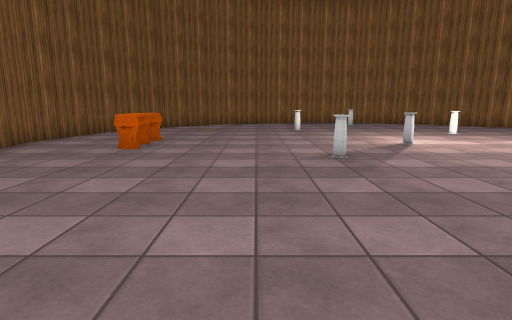
view 1 (above)

16 first-person views from a walk through a scene from a Unity 3-D project. The camera is 1.3 m above the floor, tilts 10° down and sees 80° across. The floor is counted in squares, 1 m on a side. Each view is taken from the middle of a square. On the plan, view 1 faces up. The plan holds only what a view shows up to about 14 squares ahead; the rest is blank. The place goes on beyond the plan. Some surface patterns are stand-ins.

view 2
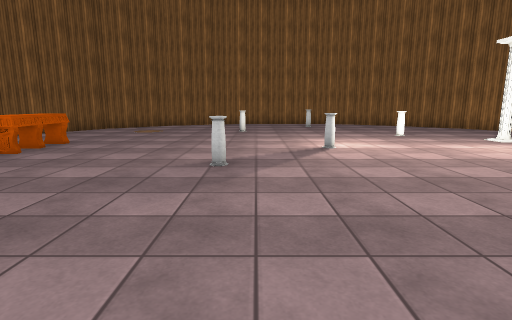

view 3
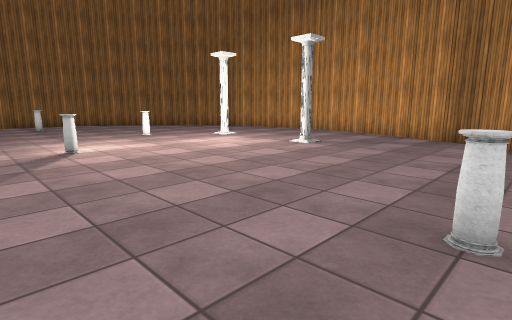

view 4
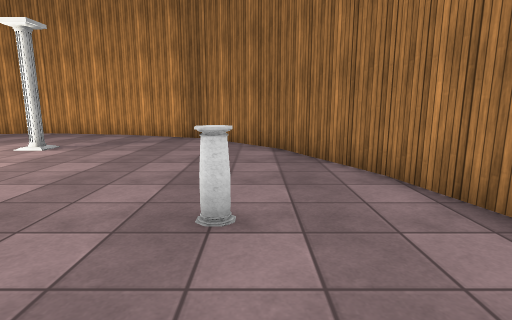

view 5
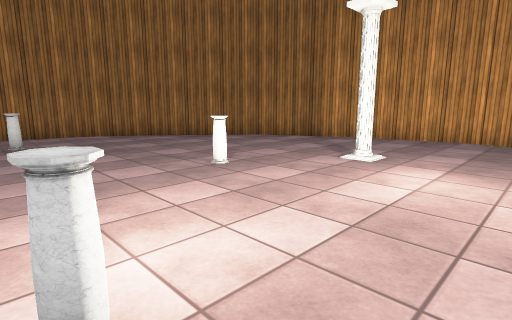

view 6
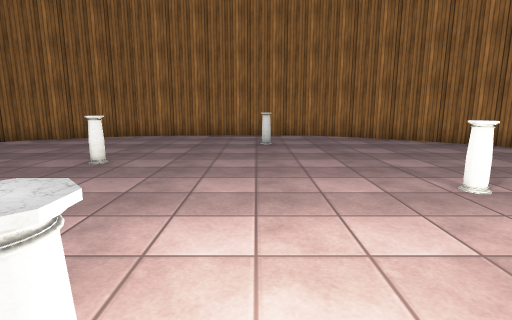

view 7
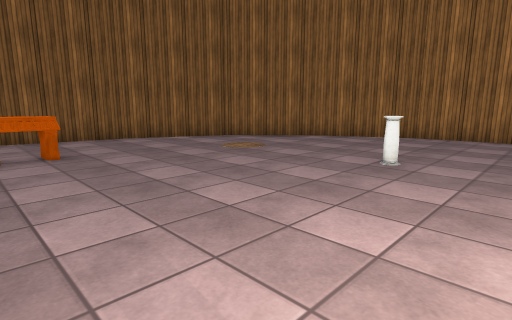

view 8
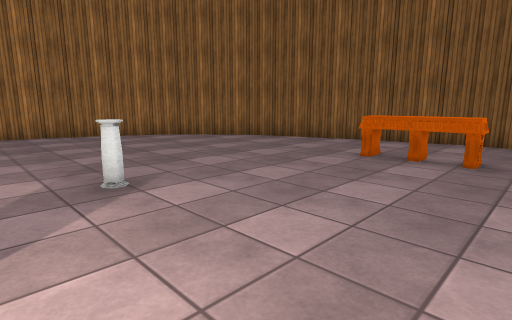

view 9
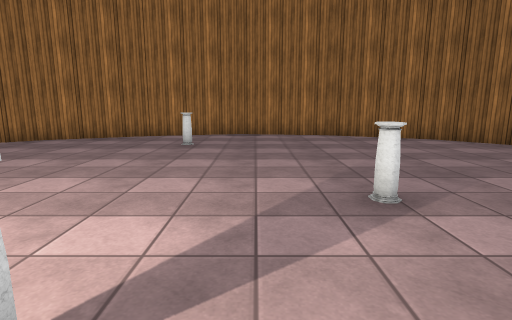

view 10
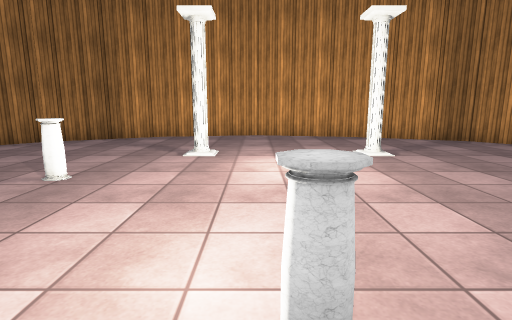

view 11
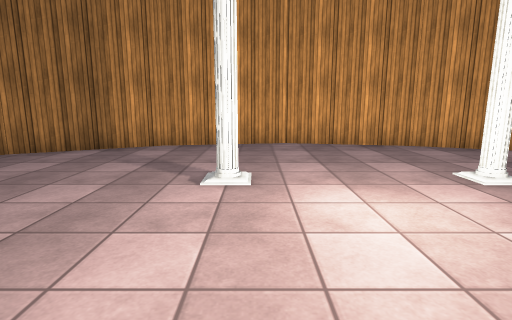

view 12
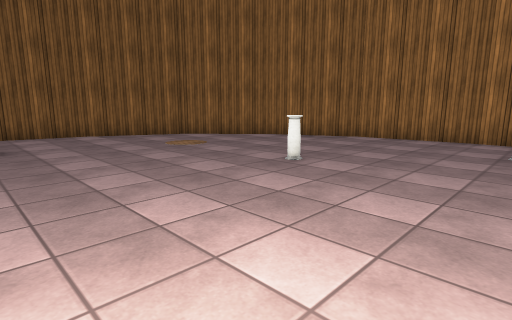

view 13
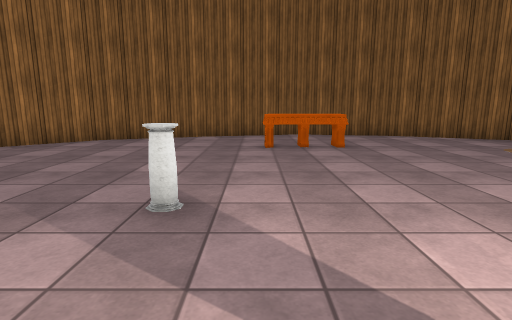

view 14
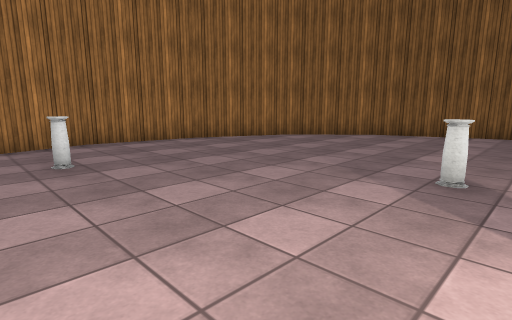

view 15
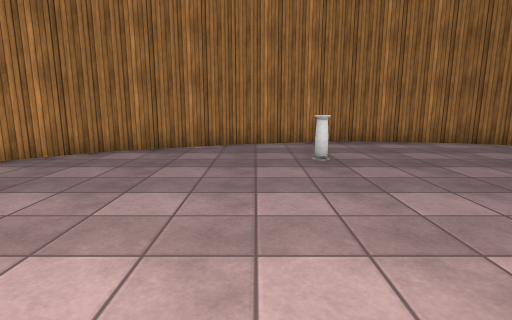

view 16
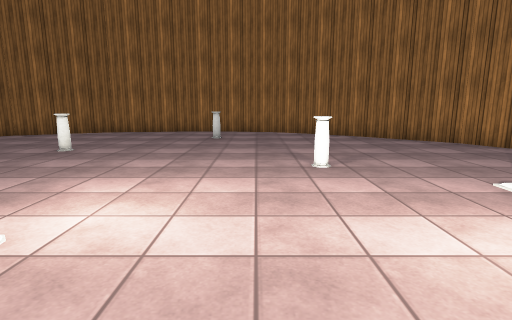

### Floor plan
Points are (right, up) in squares from view 1. A wall is a line through its corners. A room is listed if a view was taken in it or the views show most of it. See-through windows are left out.
Room 1 (views 1, 2, 3, 4, 5, 6, 7, 8, 9, 10, 11, 12, 13, 14, 15, 16)
walls: (17, 6.7) (17.9, 10.9) (17.1, 15.2); (12.3, 21.5) (8.8, 23.8) (4.8, 23.9) (0.8, 23.5) (-2.8, 21.7) (-5.8, 18.9) (-7.6, 15); (17.2, 15.1) (15.2, 18.8) (12.2, 21.5); (-7.3, 7) (-5.9, 3) (-3, -0.1) (0.8, -1.8); (12.3, 0.2) (15.5, 3) (17.1, 6.9); (-7.5, 15.1) (-8.2, 10.9) (-7.3, 6.9); (0.6, -1.8) (4.8, -2.5) (8.7, -1.5) (12.4, 0.3)
objects: bench (-4, 9) to (-4, 12); pillar (2, 8); pillar (2, 17); pillar (5, 11); pillar (6, 1) to (6, 2); pillar (6, 21); pillar (9, 15) to (10, 15); pillar (12, 8); pillar (12, 12) to (12, 13)

Where each view was taken, in squares from view 1:
view 1: 0 up, 0 right, facing up
view 2: 1 up, 3 right, facing up
view 3: 1 up, 3 right, facing up-right
view 4: 1 up, 3 right, facing right
view 5: 9 up, 5 right, facing up-right
view 6: 10 up, 6 right, facing up
view 7: 10 up, 5 right, facing up-left
view 8: 13 up, 4 right, facing down-left
view 9: 12 up, 4 right, facing down
view 10: 11 up, 4 right, facing right
view 11: 12 up, 7 right, facing right
view 12: 11 up, 7 right, facing up-left
view 13: 9 up, 6 right, facing left
view 14: 9 up, 8 right, facing down-left
view 15: 9 up, 8 right, facing down
view 16: 8 up, 8 right, facing up
